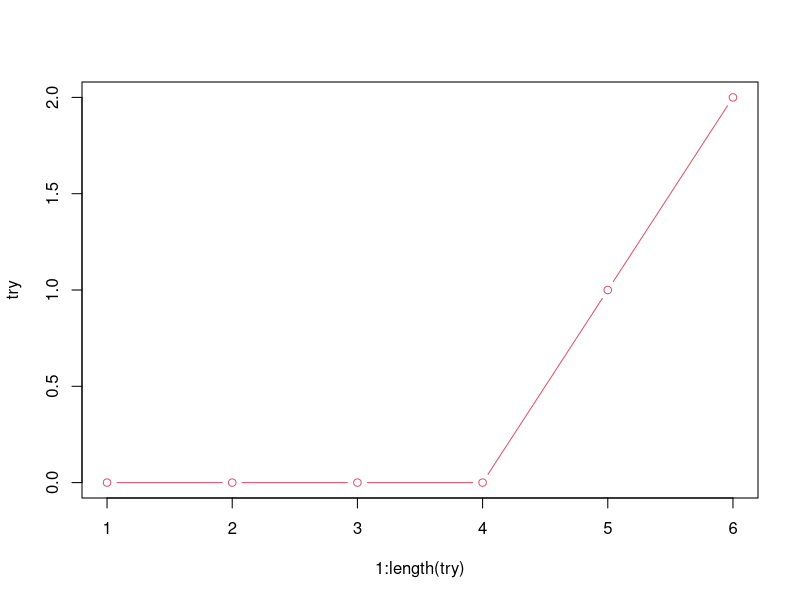

This chart was generated by the following R code:
#Simulacion del juego consiste en lanzar una moneda
#Enunciado: Suponga que un jugador accede al juego de lanzar
#una moneda y por cada sello que obtenga en el lanzamiento
#cobra una unidad monetaria, asuma que el jugador inicia el juego
#con 0 unidades monetarias.
try <- cumsum(sample(c(0,1), size = 6, replace = TRUE))
plot(1:length(try), try, type = "b", col = 2)

# Función que genera una trayectoria tras realizar n lanzamientos
try <- function(n){
  return(cumsum(sample(c(0,1), size = n, replace = TRUE)))# 0:= cara y 1:=sello
  # suma acumulada cumsum()
}
try(6)

# Función que genera m replicas de trayectorias.
rpl <- function(m,n){
  res <- matrix(0, ncol = n, nrow = m)
  for(j in 1:m){
    res[j,] <- try(n)
  }
  pr <- table(res[,n])/m
  return(list(Matriz = res, Vector = pr, CapitalEsperado = sum(0:n*pr)))
}

system.time(T1 <- rpl(1000000,10))
T1 <- rpl(1000000,6)
T1$Vector
T1$CapitalEsperado
